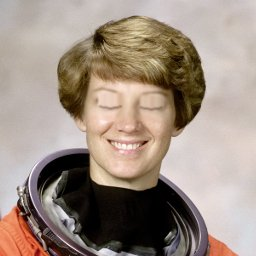
#> input picture backend/tests/fixtures/faces/eyes-closed.jpg, 256 x 256 px
$ python -i image_measures.py   (imports and definitions only)
#> lines starting #> are read from the running program, lines starting #| are printed output that depends on the picture
"""Sharpness, motion blur and exposure from image maths on a Frame's downscaled JPG, turned the
way it is displayed, and the sharpness of the faces and the subject in it."""

import math
from dataclasses import dataclass
from pathlib import Path

from PIL import Image, ImageChops, ImageFilter, ImageOps

MEASURE_BOX = (1024, 1024)
EDGE_MARGIN = 8
DIRECTIONS = [(1, 0), (0, 1), (1, 1), (1, -1)]
FAR_STEP = 4
# The ratio of 1-pixel to 4-pixel squared differences is 1/4 across a crisp edge and falls to
# 1/16 once an edge is smeared over 4 or more pixels, whatever the edge's contrast.
CRISP_RATIO = 1 / 4
SMEARED_RATIO = 1 / 16
MID_GREY_LINEAR = 0.18
DARKEST_STOPS = -6.0
KEY_FROM_STOPS = 0.7
# A high-key Frame is bright yet keeps its highlights; an overexposed one clips them. With faces,
# the highlights that count are the faces': a white wall behind a person may clip, their skin
# must not. A face's center leaves out the hair and background at the edges of its box.
CLIPPED_TONE = 250
# A low-key Frame is dark yet keeps some bright highlights that aren't clipped, such as a lit face;
# an underexposed one has none, or only a blown-out light source such as a lamp or a screen.
LOW_KEY_HIGHLIGHT_TONE = 200
LOW_KEY_MIN_HIGHLIGHT_SHARE = 0.005
HIGH_KEY_MAX_CLIPPED_SHARE = 0.01
HIGH_KEY_MAX_CLIPPED_FACE_SHARE = 0.1
FACE_CENTRE_INSET = 0.2
# Regions narrower or shorter than this, in pixels of the downscaled JPG, are too small to measure.
MIN_REGION_SIDE = 32
# A subject mask counts the pixels it covers at least half. It is shrunk by 4 pixels all round, as
# far as the edge shifts reach, so the edge of its outline against the background doesn't count.
MASK_INSIDE_FROM = 128
MASK_SHRINK_FILTER_SIZE = 2 * FAR_STEP + 1
MIN_SUBJECT_PIXELS = MIN_REGION_SIDE * MIN_REGION_SIDE

Region = tuple[float, float, float, float]
"""x, y, width and height as fractions of the image, measured from the top left."""


@dataclass(frozen=True)
class SubjectMeasures:
    box: Region
    """The box around the subject mask."""
    sharpness: float
    """Measured on the subject mask's pixels alone."""


@dataclass(frozen=True)
class ImageMeasures:
    sharpness: float
    motion_blur: float
    exposure_stops: float
    low_key: bool
    high_key: bool
    face_sharpness: list[float | None]
    """The sharpness of each face asked for, or None where it is too small to measure."""
    focus_sharpness: float | None = None
    """The sharpness of the focus area asked for, or None without one it can measure."""
    subject: SubjectMeasures | None = None
    """The subject of the mask asked for, or None without one it can measure."""


def measure_image(
    jpg_path: Path,
    faces: list[Region] | None = None,
    focus_area: Region | None = None,
    subject_mask: Image.Image | None = None,
) -> ImageMeasures:
    """`faces` and `focus_area` are boxes in the Frame as it is displayed, after its EXIF
    orientation. `subject_mask` covers the Frame as it is displayed, at any size, from 0 outside
    the subject to 255 inside it."""
    with Image.open(jpg_path) as image:
#> image is the input picture: PIL image 256x256 RGB; mean R, G, B 158.4, 142.8, 131.2
        image.draft("L", MEASURE_BOX)
        grey = ImageOps.exif_transpose(image).convert("L")
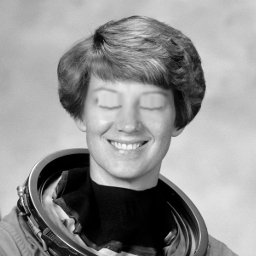
#> grey: PIL image 256x256 L; min 0, max 254, mean 146.2
    grey.thumbnail(MEASURE_BOX)
    ratios = _edge_ratios(grey)
#> in _shifted, `return grey.crop((margin + dx, margin + dy, width - margin + dx, heigh..`:
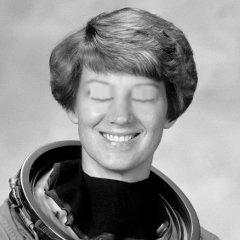
#> returned value: PIL image 240x240 L; min 0, max 254, mean 142.8
#> the loop in _edge_ratios, `for dx, dy in DIRECTIONS:` made 4 passes
#> (near, far) on passes 1 to 4: (227, 1048.8), (178, 988.4), (285.9, 1346.3), (372.2, 1432.6)
#> after the loop in _edge_ratios, `for dx, dy in DIRECTIONS:`: ratios = [0.216, 0.18, 0.212, 0.26]
#> ratios = [0.216, 0.18, 0.212, 0.26]
    sharpest, softest = max(ratios), min(ratios)
#> sharpest = 0.26; softest = 0.18
    histogram = grey.histogram()
#> histogram = 256 values, max 1391 at index 0, min 0 at index 246, mean 256
    stops = _exposure_stops(histogram)
#> in _exposure_stops, `mean_tone = sum(value * count for value, count in enumerate(histogram)..`: mean_tone = 146.2
#> in _exposure_stops, `linear = _linear(mean_tone / 255)`: linear = 0.288
#> stops = 0.679
    face_boxes = [_pixel_box(grey, face) for face in faces or []]
#> face_boxes = []
    focus_box = None if focus_area is None else _pixel_box(grey, focus_area)
    return ImageMeasures(
        sharpness=_sharpness(ratios),
        motion_blur=0.0 if sharpest == 0 else 1 - softest / sharpest,
        exposure_stops=stops,
        low_key=stops <= -KEY_FROM_STOPS and _has_lit_highlights(histogram),
        high_key=stops >= KEY_FROM_STOPS and _keeps_highlights(grey, histogram, face_boxes),
        face_sharpness=[None if box is None else _box_sharpness(grey, box) for box in face_boxes],
        focus_sharpness=None if focus_box is None else _box_sharpness(grey, focus_box),
        subject=None if subject_mask is None else _subject(grey, subject_mask),
    )


def _sharpness(ratios: list[float]) -> float:
    return clamp((max(ratios) - SMEARED_RATIO) / (CRISP_RATIO - SMEARED_RATIO))


Box = tuple[int, int, int, int]


# [10 lines left out: function _pixel_box, not called in this run]


def _has_lit_highlights(histogram: list[int]) -> bool:
    lit = _share_from(histogram, LOW_KEY_HIGHLIGHT_TONE) - _share_from(histogram, CLIPPED_TONE)
    return lit >= LOW_KEY_MIN_HIGHLIGHT_SHARE


# [48 lines left out: functions _keeps_highlights, _centre, _box_sharpness, _subject, not called in this run]


def _edge_ratios(grey: Image.Image, mask: Image.Image | None = None) -> list[float]:
    """For each direction, how much of the edge energy sits in 1-pixel steps, from the pixels
    inside `mask` where given. Defocus lowers it in every direction; motion blur lowers it only
    along the direction of motion."""
    base = _shifted(grey, 0, 0)
    inside = None if mask is None else _shifted(mask, 0, 0)
    ratios = []
    for dx, dy in DIRECTIONS:
        near = _energy(base, _shifted(grey, dx, dy), inside)
        far = _energy(base, _shifted(grey, FAR_STEP * dx, FAR_STEP * dy), inside)
        ratios.append(0.0 if far == 0 else near / far)
    return ratios


def _shifted(grey: Image.Image, dx: int, dy: int) -> Image.Image:
    width, height = grey.size
    margin = EDGE_MARGIN
    return grey.crop((margin + dx, margin + dy, width - margin + dx, height - margin + dy))


def _energy(first: Image.Image, second: Image.Image, mask: Image.Image | None) -> float:
    histogram = ImageChops.difference(first, second).histogram(mask)
    return sum(count * value * value for value, count in enumerate(histogram)) / sum(histogram)


def _exposure_stops(histogram: list[int]) -> float:
    mean_tone = sum(value * count for value, count in enumerate(histogram)) / sum(histogram)
    linear = _linear(mean_tone / 255)
    if linear == 0:
        return DARKEST_STOPS
    return max(DARKEST_STOPS, math.log2(linear / MID_GREY_LINEAR))


def _linear(encoded: float) -> float:
    if encoded <= 0.04045:
        return encoded / 12.92
    return ((encoded + 0.055) / 1.055) ** 2.4


def _share_from(histogram: list[int], tone: int) -> float:
    return sum(histogram[tone:]) / sum(histogram)


def clamp(value: float) -> float:
    return min(1.0, max(0.0, value))

>>> result = measure_image('../../tests/fixtures/faces/eyes-closed.jpg')
